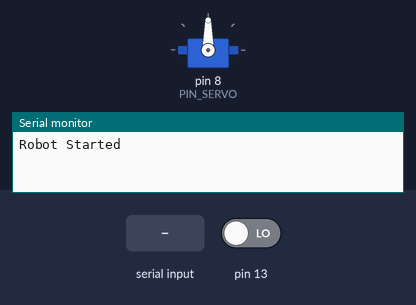
The sketch below on a simulated Arduino Mega 2560, built with avr-gcc and run on an emulated ATmega2560. On the bench: servo, the last lines printed to the serial monitor. Inputs (shaded band) come from the test bench; at power-on: pin 13 LOW.

Above: at 1.2 s.
1.3 s: "1" received over the second serial link
At 2.5 s:
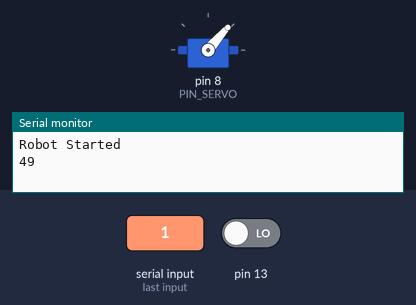
2.8 s: "0" received over the second serial link
At 3.9 s:
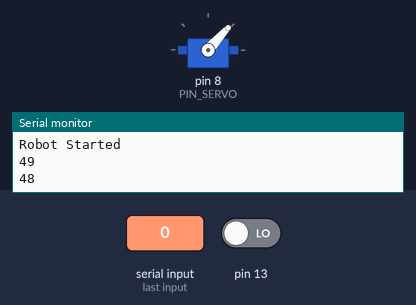
Timing chart, 0 to 5.8 s (numbered marks = the images above; inputs shaded):
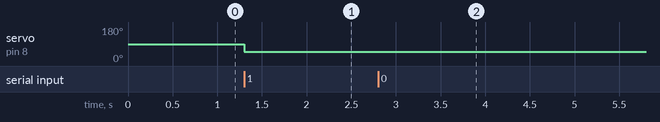

Measured:
- after the input at 1.3 s, servo on pin 8 (PIN_SERVO): 90° → 49° at once
- after the input at 2.8 s, servo on pin 8 (PIN_SERVO): 49° → 48° at once

The sketch:

RES_Bluetooth_mini_RoboCup.ino
```cpp
/**********************************************************************;
* Project           : RES_Class, Communication, Custom Servo Control
*
* Program name      : RES_Bluetooth_mini_RoboCup.ino
*
* Author            : Jong-Hoon Kim
*
* Date created      : 03/10/2020
*
* Purpose           : How to make one control message communication .
*
* Revision History  :
*
* Date        Author      Ref    Revision (Date in MMDDYYYY format)
* MMDDYYYY    name      1  v-xx   revision note.
*
*********************************************************************/
/*********************************************************************
*   Instructional Note: Slave Addr (controller) e.g. 18:E4:400006
*                       Master Addr (Robot)     e.g. 98D3:32:F59EA7
*   This code will handle only one control message
*
***********************************************************************/

#include <Servo.h>

// Slave Addr (controller) 18:E4:400006
// Master Addr (Robot)  98D3:32:F59EA7

#define PIN_SERVO   8


int servo_position = 0;

Servo myServo;

void setup() {
  // put your setup code here, to run once:
  Serial.begin(115200);     //USB serial to PC
  Serial3.begin(115200);    // Bluetooth
  Serial.println("Robot Started");
  myServo.attach(PIN_SERVO);
}


void loop() {
  // put your main code here, to run repeatedly:

  if (Serial3.available() > 0){
    digitalWrite(13, !digitalRead(13));
    int a = Serial3.read();
    myServo.write(a);
    Serial.println(a);
  }


  delay(10);

}
```
